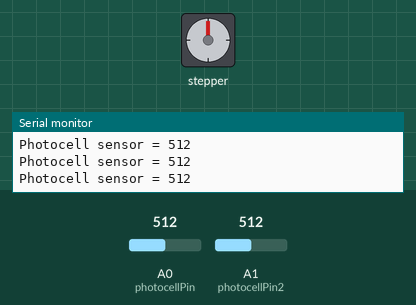
A sketch run on a simulated Arduino Uno, built with avr-gcc and run on an emulated ATmega328P. Parts: stepper motor, the last lines printed to the serial monitor. The test bench sets the inputs (shaded band); at power-on: A0 (photocellPin) = 512, A1 (photocellPin2) = 512. Stepper angles assume 200 steps per turn.

Above: at 1.2 s.
1.3 s: A0 (photocellPin) set to 545
4.3 s: A0 (photocellPin) set to 580
5.9 s: A1 (photocellPin2) set to 543
At 8.6 s:
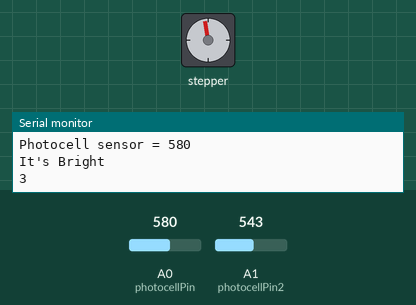
8.9 s: A1 (photocellPin2) set to 573
At 36.23 s:
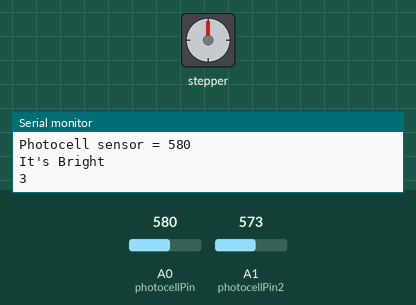
Timing chart, 0 to 37.4 s (numbered marks = the images above; inputs shaded):
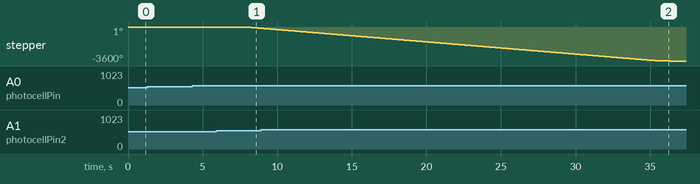

Measured:
- the behaviour switches between 561 and 562 on A1 (photocellPin2) (found by bisection; images 1 and 2)

The sketch:

GantryMover.ino
```cpp
#include <FlexyStepper.h>


int photocellValue = 0; // value read from the photocell
int photocellValue2 = 0;
int roomLight = 0;
int lightThresholdOffset = 50;
int lightCounter = 0;
int lightCounter2 = 0;


int stepIncrementsUp = -200 * 10;
int stepIncrementsDown = -200 * 10;


//
// pin assignments
//
const int photocellPin = A0;
const int photocellPin2 = A1;
const int MOTOR_X_STEP_PIN = 7;
const int MOTOR_X_DIRECTION_PIN = 8;
const int MOTOR_Y_STEP_PIN = 12;
const int MOTOR_Y_DIRECTION_PIN = 13;


//
// create two stepper motor objects, one for each motor
//
FlexyStepper stepperX;
FlexyStepper stepperY;


void setup() {

  Serial.begin(9600);
  //Calibrate to room lighting
  roomLight = analogRead(photocellPin);


  //
  // connect and configure the stepper motors to their IO pins
  //
  stepperX.connectToPins(MOTOR_X_STEP_PIN, MOTOR_X_DIRECTION_PIN);
  stepperY.connectToPins(MOTOR_Y_STEP_PIN, MOTOR_Y_DIRECTION_PIN);

}

void loop() {
  //
  // setup the speed, acceleration and number of steps to move for the motors
  //

  photocellValue = analogRead(photocellPin);
  photocellValue2 = analogRead(photocellPin2);
  Serial.print("Photocell sensor = ");
  Serial.println(photocellValue);


  stepperX.setSpeedInStepsPerSecond(75);
  stepperX.setAccelerationInStepsPerSecondPerSecond(50);
  stepperY.setSpeedInStepsPerSecond(75);
  stepperY.setAccelerationInStepsPerSecondPerSecond(50);


  if (photocellValue >= (roomLight + lightThresholdOffset)) {
    Serial.println("It's Bright");
    lightCounter += 1;
    Serial.println(lightCounter);
    delay(1000);
  }
  if (photocellValue2 >= (roomLight + lightThresholdOffset)) {
    Serial.println("It's Bright");
    lightCounter2 += 1;
    Serial.println(lightCounter2);
    delay(1000);
  }
  if (lightCounter >= 3) {
    stepperX.setTargetPositionInSteps(stepIncrementsUp);
    while (!stepperX.motionComplete()) {
      // Note: The code added to this loop must execute VERY fast.
      // Perhaps no longer than 0.05 milliseconds.

      stepperX.processMovement();  // process motor steps

      //In case we implement time dependent rising
      //if (millis() >= 5000)
      //{
      //  stepper.setTargetPositionToStop();
      //}

    }

  }
  if (lightCounter2 >= 3) {
    stepperY.setTargetPositionInSteps(stepIncrementsUp);
    while (!stepperY.motionComplete()) {
      // Note: The code added to this loop must execute VERY fast.
      // Perhaps no longer than 0.05 milliseconds.

      stepperY.processMovement();// process motor steps

      //In case we implement time dependent rising
      //if (millis() >= 5000)
      //{
      //  stepper.setTargetPositionToStop();
      //}

    }
  }


if (photocellValue < (roomLight + lightThresholdOffset)) {
  lightCounter = 0;

  if (photocellValue <= (roomLight - lightThresholdOffset)) {
    stepperX.setTargetPositionInSteps(0);
    stepperY.setTargetPositionInSteps(0);
    while (!stepperX.motionComplete()) {
      stepperX.processMovement();
      stepperY.processMovement();
    }
  }
}


}
```
